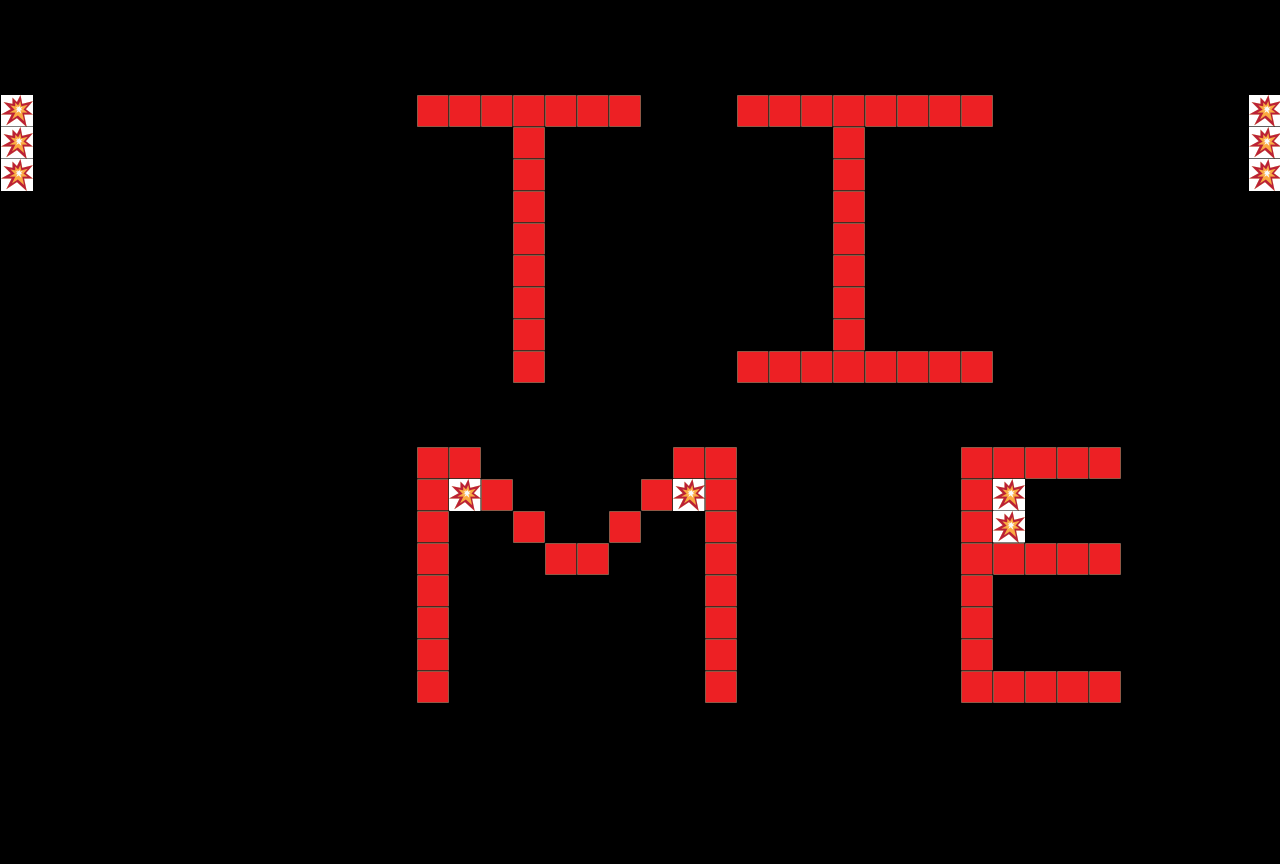

This game map was drawn from its Tiled (.tmx) file and the tilesets committed beside it. A one-line description and the trimmed map source follow:
An orthogonal 40x27 tile map with 32x32 px tiles, 2 tile layers (walls, blocks).

<map version="1.2" tiledversion="2019.05.08" orientation="orthogonal" renderorder="left-up" width="40" height="27" tilewidth="32" tileheight="32" infinite="0" nextlayerid="3" nextobjectid="1">
 <properties>
  <property name="CountDownTime" type="int" value="120" />
  <property name="LevelType" value="CountDown" />
 </properties>
 <tileset firstgid="1" source="blockTileSet.tsx" />
 <layer id="1" name="walls" width="40" height="27" opacity="0">
  <data>[1080 cells, 92 non-empty, 1 distinct tile ids]</data>
 </layer>
 <layer id="2" name="blocks" width="40" height="27">
  <data>[1080 cells, 92 non-empty, 2 distinct tile ids]</data>
 </layer>
</map>
